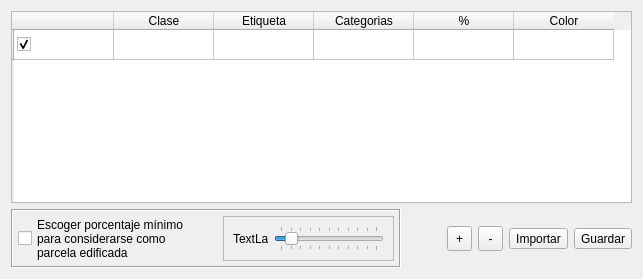
                 <widget class="QWidget" name="widget_17" native="true">
                  <property name="maximumSize">
                   <size>
                    <width>7000</width>
                    <height>16777215</height>
                   </size>
                  </property>
                  <layout class="QVBoxLayout" name="verticalLayout_35">
                   <item>
                    <widget class="QTableWidget" name="table_advanced_option">
                     <property name="sizePolicy">
                      <sizepolicy hsizetype="Expanding" vsizetype="Expanding">
                       <horstretch>0</horstretch>
                       <verstretch>0</verstretch>
                      </sizepolicy>
                     </property>
                     <property name="minimumSize">
                      <size>
                       <width>0</width>
                       <height>0</height>
                      </size>
                     </property>
                     <property name="maximumSize">
                      <size>
                       <width>5000000</width>
                       <height>16777215</height>
                      </size>
                     </property>
                     <row>
                      <property name="text">
                       <string/>
                      </property>
                     </row>
                     <column>
                      <property name="text">
                       <string notr="true"/>
                      </property>
                     </column>
                     <column>
                      <property name="text">
                       <string>Clase</string>
                      </property>
                     </column>
                     <column>
                      <property name="text">
                       <string>Etiqueta</string>
                      </property>
                     </column>
                     <column>
                      <property name="text">
                       <string>Categorias</string>
                      </property>
                     </column>
                     <column>
                      <property name="text">
                       <string>%</string>
                      </property>
                     </column>
                     <column>
                      <property name="text">
                       <string>Color</string>
                      </property>
                     </column>
                     <item row="0" column="0">
                      <property name="text">
                       <string/>
                      </property>
                      <property name="textAlignment">
                       <set>AlignCenter</set>
                      </property>
                      <property name="checkState">
                       <enum>Checked</enum>
                      </property>
                     </item>
                     <item row="0" column="4">
                      <property name="text">
                       <string/>
                      </property>
                      <property name="flags">
                       <set>ItemIsSelectable|ItemIsEditable|ItemIsDragEnabled|ItemIsDropEnabled|ItemIsUserCheckable|ItemIsEnabled|ItemIsTristate</set>
                      </property>
                     </item>
                    </widget>
                   </item>
                   <item>
                    <widget class="QWidget" name="widget_5" native="true">
                     <layout class="QHBoxLayout" name="horizontalLayout_41">
                      <property name="leftMargin">
                       <number>0</number>
                      </property>
                      <property name="topMargin">
                       <number>0</number>
                      </property>
                      <property name="rightMargin">
                       <number>0</number>
                      </property>
                      <property name="bottomMargin">
                       <number>0</number>
                      </property>
                      <item>
                       <widget class="QFrame" name="frame_10">
                        <property name="maximumSize">
                         <size>
                          <width>16777215</width>
                          <height>70</height>
                         </size>
                        </property>
                        <property name="autoFillBackground">
                         <bool>false</bool>
                        </property>
                        <property name="frameShape">
                         <enum>QFrame::Box</enum>
                        </property>
                        <property name="frameShadow">
                         <enum>QFrame::Sunken</enum>
                        </property>
                        <property name="lineWidth">
                         <number>1</number>
                        </property>
                        <layout class="QHBoxLayout" name="horizontalLayout_33">
                         <property name="spacing">
                          <number>5</number>
                         </property>
                         <property name="leftMargin">
                          <number>5</number>
                         </property>
                         <property name="topMargin">
                          <number>0</number>
                         </property>
                         <property name="rightMargin">
                          <number>5</number>
                         </property>
                         <property name="bottomMargin">
                          <number>0</number>
                         </property>
                         <item>
                          <widget class="QCheckBox" name="Checkbox_threshold_not_built_2">
                           <property name="minimumSize">
                            <size>
                             <width>200</width>
                             <height>55</height>
                            </size>
                           </property>
                           <property name="maximumSize">
                            <size>
                             <width>11161565</width>
                             <height>16777215</height>
                            </size>
                           </property>
                           <property name="cursor">
                            <cursorShape>ArrowCursor</cursorShape>
                           </property>
                           <property name="text">
                            <string>Escoger porcentaje mínimo
para considerarse como
parcela edificada</string>
                           </property>
                           <property name="checked">
                            <bool>false</bool>
                           </property>
                           <property name="autoRepeatInterval">
                            <number>104</number>
                           </property>
                          </widget>
                         </item>
                         <item>
                          <widget class="QFrame" name="frame_threshold_not_built_2">
                           <property name="maximumSize">
                            <size>
                             <width>250</width>
                             <height>45</height>
                            </size>
                           </property>
                           <property name="contextMenuPolicy">
                            <enum>Qt::DefaultContextMenu</enum>
                           </property>
                           <property name="frameShape">
                            <enum>QFrame::StyledPanel</enum>
                           </property>
                           <property name="frameShadow">
                            <enum>QFrame::Raised</enum>
                           </property>
                           <layout class="QHBoxLayout" name="horizontalLayout_34">
                            <item>
                             <widget class="QLabel" name="value_threshold_not_built_2">
                              <property name="minimumSize">
                               <size>
                                <width>35</width>
                                <height>25</height>
                               </size>
                              </property>
                              <property name="maximumSize">
                               <size>
                                <width>35</width>
                                <height>25</height>
                               </size>
                              </property>
                              <property name="text">
                               <string>TextLabel</string>
                              </property>
                             </widget>
                            </item>
                            <item>
                             <widget class="QSlider" name="slider_threshold_not_built_2">
                              <property name="minimumSize">
                               <size>
                                <width>110</width>
                                <height>0</height>
                               </size>
                              </property>
                              <property name="styleSheet">
                               <string notr="true">color: rgb(125, 125, 125);</string>
                              </property>
                              <property name="minimum">
                               <number>0</number>
                              </property>
                              <property name="maximum">
                               <number>50</number>
                              </property>
                              <property name="singleStep">
                               <number>1</number>
                              </property>
                              <property name="pageStep">
                               <number>10</number>
                              </property>
                              <property name="value">
                               <number>5</number>
                              </property>
                              <property name="tracking">
                               <bool>true</bool>
                              </property>
                              <property name="orientation">
                               <enum>Qt::Horizontal</enum>
                              </property>
                              <property name="tickPosition">
                               <enum>QSlider::TicksBothSides</enum>
                              </property>
                              <property name="tickInterval">
                               <number>5</number>
                              </property>
                             </widget>
                            </item>
                           </layout>
                          </widget>
                         </item>
                        </layout>
                       </widget>
                      </item>
                      <item>
                       <spacer name="horizontalSpacer_10">
                        <property name="orientation">
                         <enum>Qt::Horizontal</enum>
                        </property>
                        <property name="sizeHint" stdset="0">
                         <size>
                          <width>40</width>
                          <height>20</height>
                         </size>
                        </property>
                       </spacer>
                      </item>
                      <item>
                       <widget class="QToolButton" name="button_add_row">
                        <property name="minimumSize">
                         <size>
                          <width>25</width>
                          <height>25</height>
                         </size>
                        </property>
                        <property name="text">
                         <string>+</string>
                        </property>
                       </widget>
                      </item>
                      <item>
                       <widget class="QToolButton" name="button_delete_row">
                        <property name="minimumSize">
                         <size>
                          <width>25</width>
                          <height>25</height>
                         </size>
                        </property>
                        <property name="text">
                         <string>-</string>
                        </property>
                        <property name="autoRepeatInterval">
                         <number>97</number>
                        </property>
                        <property name="popupMode">
                         <enum>QToolButton::DelayedPopup</enum>
                        </property>
                       </widget>
                      </item>
                      <item>
                       <widget class="QToolButton" name="button_import">
                        <property name="text">
                         <string>Importar</string>
                        </property>
                       </widget>
                      </item>
                      <item>
                       <widget class="QToolButton" name="button_save">
                        <property name="text">
                         <string>Guardar</string>
                        </property>
                       </widget>
                      </item>
                     </layout>
                    </widget>
                   </item>
                  </layout>
                 </widget>
